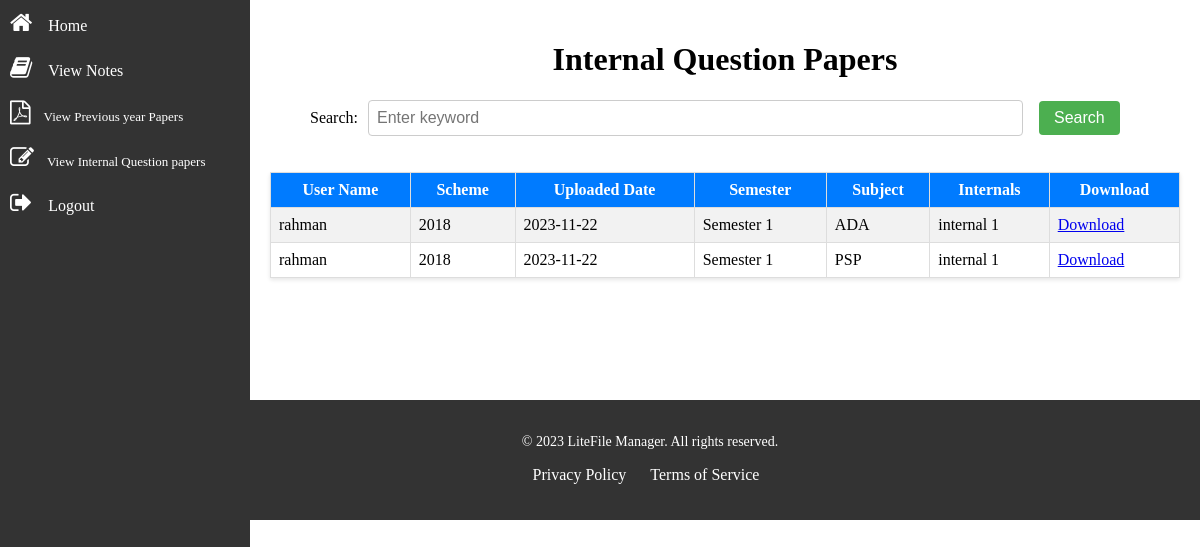
The page /userseachinternal.php on the database its author committed.
### tables this page shows
CREATE TABLE `uploaded_internals` (
  `user_name` varchar(50) NOT NULL,
  `scheme` varchar(50) NOT NULL,
  `uploaded_date` varchar(50) NOT NULL,
  `semester` varchar(50) NOT NULL,
  `subject` varchar(50) NOT NULL,
  `internal` varchar(50) NOT NULL,
  `document_path` varchar(50) NOT NULL,
  `id` int(11) NOT NULL
);

### userseachinternal.php (the view, shortened to what this page needs)
<!DOCTYPE html>
<html>
<head>
  <link rel="stylesheet" type="text/css" href="css/footernav.css">
  <link rel="stylesheet" type="text/css" href="css/sidebar.css">
  <link rel="stylesheet" href="https://cdnjs.cloudflare.com/ajax/libs/font-awesome/4.7.0/css/font-awesome.min.css">
</head>
<body>
<div class="sidebar">
    <a href="user_dashboard.php"><i class="fa fa-home" style="font-size:24px"></i>&emsp;Home</a>
    <a href="userviewnotes.html"><i class='fa fa-book' style='font-size:24px'></i>&emsp;View Notes</a>
    <a href="userviewprevious.html"style="font-size:13px"><i class='fa fa-file-pdf-o' style='font-size:24px'></i>&emsp;View Previous year Papers</a>
    <a href="userviewinternals.html" style="font-size:13px"><i class='fa fa-edit' style='font-size:24px'></i>&emsp;View Internal Question papers</a>
    <a href="login.html"><i class='fa fa-sign-out' style='font-size:24px'></i>&emsp;Logout</a>
  </div>
   <div class="content">
    <div class="container">
        <h1 style="text-align:center">Internal Question Papers</h1>
        <form method="GET" action="">
            <label for="search">Search:</label>
            <input type="text" id="search" name="search" placeholder="Enter keyword">
            &emsp;<button type="submit">Search</button>
        </form>
        <br><br>
    <?php
include 'conn.php';
if (isset($_GET['search'])) {
    $search = mysqli_real_escape_string($conn, $_GET['search']);
    $sql = "SELECT * FROM uploaded_internals WHERE subject LIKE '%$search%' OR scheme LIKE '%$search%' OR semester LIKE '%$search%'";
    $result = mysqli_query($conn, $sql);
    if ($result) {
        echo "<table border='1'>";
        echo "<tr><th>User Name</th><th>Scheme</th><th>Uploaded Date</th><th>Semester</th><th>Subject</th><th>Download</th></tr>";
        while ($row = mysqli_fetch_assoc($result)) {
            echo "<tr>";
            echo "<td>{$row['user_name']}</td>";
            echo "<td>{$row['scheme']}</td>";
            echo "<td>{$row['uploaded_date']}</td>";
            echo "<td>{$row['semester']}</td>";
            echo "<td>{$row['subject']}</td>";
            $file_path = urlencode($row['document_path']);
            echo "<td><a href='download.php?file={$file_path}' target='_blank'>Download</a></td>";
            echo "</tr>";
        }
        echo "</table>";
    } else {
        echo "Error executing the query: " . mysqli_error($conn);
    }
} else {
    $sql = "SELECT * FROM uploaded_internals";
    $result = mysqli_query($conn, $sql);
    if ($result) {
        echo "<table border='1'>";
        echo "<tr><th>User Name</th><th>Scheme</th><th>Uploaded Date</th><th>Semester</th><th>Subject</th><th>Internals</th><th>Download</th></tr>";
        while ($row = mysqli_fetch_assoc($result)) {
            echo "<tr>";
            echo "<td>{$row['user_name']}</td>";
            echo "<td>{$row['scheme']}</td>";
            echo "<td>{$row['uploaded_date']}</td>";
            echo "<td>{$row['semester']}</td>";
            echo "<td>{$row['subject']}</td>";
            echo "<td>{$row['internal']}</td>";
            echo "<td><a href='{$row['document_path']}' download>Download</a></td>";
            echo "</tr>";
        }
        echo "</table>";
    } else {
        echo "Error executing the query: " . mysqli_error($conn);
    }
}
?>
    </div>
   </div>
  <p style="padding-top:70px"></p>
  <div class="footer">
        <div class="footer-content">
            <p style="padding-left:100px">&copy; 2023 LiteFile Manager. All rights reserved.</p>
            <ul>
                <li><a href="#">&emsp;&emsp;&emsp;&emsp;&emsp;&emsp;&emsp;Privacy Policy</a></li>
                <li><a href="#">Terms of Service</a></li>
            </ul>
        </div>
    </div>
</body>
</html>

### css/footernav.css (style rules this page uses)
.footer { background-color: #333; color: #fff; padding: 20px; text-align: center; }
.footer-content { max-width: 800px; max-height: 400px; margin: 0 auto; }
.footer-content p { font-size: 14px; }
.footer-content ul { list-style: none; padding: 0; }
.footer-content li { display: inline; margin-right: 20px; }
.footer-content a { color: #fff; text-decoration: none; }

### css/sidebar.css (style rules this page uses)
body { margin: 0; padding: 0; }
.sidebar { width: 250px; height: 100%; position: fixed; top: 0; left: 0; background-color: #333; color: #fff; }
.sidebar a { text-decoration: none; color: #fff; display: block; padding: 10px; transition: background-color 0.3s; }
.content { margin-left: 250px; padding: 20px; }
input[type="text"] { padding: 10px; border: 1px solid #ccc; border-radius: 5px; width: 70%; }
table { width: 100%; border-collapse: collapse; box-shadow: 0 2px 4px rgba(0, 0, 0, 0.1); }
th { background-color: #007bff; color: #fff; padding: 10px; }
tr:nth-child(even) { background-color: #f2f2f2; }
td, th { border: 1px solid #ddd; padding: 8px; }

### userseachinternal.php (style rules this page uses)
form { display: flex; align-items: center; }
label { margin-right: 10px; margin-left: 40px; font-size: 16px; }
#search { padding: 8px; border: 1px solid #ccc; border-radius: 4px; font-size: 16px; }
button { padding: 8px 15px; background-color: #4CAF50; color: #fff; border: none; border-radius: 4px; cursor: pointer; font-size: 16px; }
label { margin-right: 10px; font-size: 16px; }

### rows shown on the page
uploaded_internals: user_name "rahman", scheme "2018", uploaded_date "2023-11-22", semester "Semester 1", subject "ADA", internal "internal 1"
uploaded_internals: user_name "rahman", scheme "2018", uploaded_date "2023-11-22", semester "Semester 1", subject "PSP", internal "internal 1"
